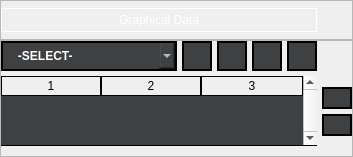
                  <widget class="QFrame" name="frame_13">
                   <property name="layoutDirection">
                    <enum>Qt::LeftToRight</enum>
                   </property>
                   <property name="styleSheet">
                    <string notr="true"/>
                   </property>
                   <property name="frameShape">
                    <enum>QFrame::NoFrame</enum>
                   </property>
                   <property name="frameShadow">
                    <enum>QFrame::Raised</enum>
                   </property>
                   <layout class="QVBoxLayout" name="verticalLayout_4">
                    <property name="spacing">
                     <number>0</number>
                    </property>
                    <property name="sizeConstraint">
                     <enum>QLayout::SetMinAndMaxSize</enum>
                    </property>
                    <property name="leftMargin">
                     <number>0</number>
                    </property>
                    <property name="topMargin">
                     <number>0</number>
                    </property>
                    <property name="rightMargin">
                     <number>0</number>
                    </property>
                    <property name="bottomMargin">
                     <number>0</number>
                    </property>
                    <item>
                     <widget class="QFrame" name="frame_14">
                      <property name="maximumSize">
                       <size>
                        <width>16777215</width>
                        <height>50</height>
                       </size>
                      </property>
                      <property name="styleSheet">
                       <string notr="true"/>
                      </property>
                      <property name="frameShape">
                       <enum>QFrame::StyledPanel</enum>
                      </property>
                      <property name="frameShadow">
                       <enum>QFrame::Raised</enum>
                      </property>
                      <layout class="QGridLayout" name="gridLayout_7">
                       <property name="leftMargin">
                        <number>0</number>
                       </property>
                       <property name="topMargin">
                        <number>7</number>
                       </property>
                       <property name="rightMargin">
                        <number>0</number>
                       </property>
                       <property name="bottomMargin">
                        <number>7</number>
                       </property>
                       <property name="spacing">
                        <number>0</number>
                       </property>
                       <item row="0" column="0">
                        <widget class="QLabel" name="label_4">
                         <property name="styleSheet">
                          <string notr="true">color: rgb(255, 255, 255);
border:1px solid white;
font: 600 12pt &quot;Segoe UI&quot;;
padding:4px 0px 4px 0px;
</string>
                         </property>
                         <property name="text">
                          <string>Graphical Data</string>
                         </property>
                         <property name="alignment">
                          <set>Qt::AlignCenter</set>
                         </property>
                        </widget>
                       </item>
                       <item row="0" column="1">
                        <spacer name="horizontalSpacer">
                         <property name="orientation">
                          <enum>Qt::Horizontal</enum>
                         </property>
                         <property name="sizeType">
                          <enum>QSizePolicy::Maximum</enum>
                         </property>
                         <property name="sizeHint" stdset="0">
                          <size>
                           <width>35</width>
                           <height>20</height>
                          </size>
                         </property>
                        </spacer>
                       </item>
                      </layout>
                     </widget>
                    </item>
                    <item>
                     <widget class="QFrame" name="frame_15">
                      <property name="styleSheet">
                       <string notr="true"/>
                      </property>
                      <property name="frameShape">
                       <enum>QFrame::StyledPanel</enum>
                      </property>
                      <property name="frameShadow">
                       <enum>QFrame::Raised</enum>
                      </property>
                      <layout class="QGridLayout" name="gridLayout_12">
                       <property name="leftMargin">
                        <number>0</number>
                       </property>
                       <property name="topMargin">
                        <number>0</number>
                       </property>
                       <property name="rightMargin">
                        <number>0</number>
                       </property>
                       <property name="bottomMargin">
                        <number>10</number>
                       </property>
                       <property name="spacing">
                        <number>5</number>
                       </property>
                       <item row="1" column="0" rowspan="4" colspan="7">
                        <widget class="QTableWidget" name="tableWidget">
                         <property name="styleSheet">
                          <string notr="true">
 QTableWidget{
 background-color: rgba(63,64,66,255);
border:none;
border-bottom:1px solid black;
selection-background-color:none;
}
QTableWidget::item
 {

border-left:1px  solid black;
border-bottom:1px  solid black;
color:white;

}

QTableView::item:selected{
    background-color:  rgba(63,64,66,255);
}
 QTableView::item:focus
{
   selection-background-color: rgba(63,64,66,255);
}
QHeaderView{
	font: 700 9pt &quot;Segoe UI&quot;;
color:black;
}
QHeaderView::section{
border-bottom:2px solid black;
}
QHeaderView::section:horizontal
{
    border: 1px solid black;
}</string>
                         </property>
                         <property name="frameShape">
                          <enum>QFrame::Box</enum>
                         </property>
                         <property name="midLineWidth">
                          <number>0</number>
                         </property>
                         <property name="verticalScrollBarPolicy">
                          <enum>Qt::ScrollBarAlwaysOn</enum>
                         </property>
                         <property name="horizontalScrollBarPolicy">
                          <enum>Qt::ScrollBarAlwaysOff</enum>
                         </property>
                         <property name="sizeAdjustPolicy">
                          <enum>QAbstractScrollArea::AdjustToContentsOnFirstShow</enum>
                         </property>
                         <property name="editTriggers">
                          <set>QAbstractItemView::DoubleClicked</set>
                         </property>
                         <property name="dragDropOverwriteMode">
                          <bool>false</bool>
                         </property>
                         <property name="dragDropMode">
                          <enum>QAbstractItemView::NoDragDrop</enum>
                         </property>
                         <property name="defaultDropAction">
                          <enum>Qt::IgnoreAction</enum>
                         </property>
                         <property name="alternatingRowColors">
                          <bool>false</bool>
                         </property>
                         <property name="selectionMode">
                          <enum>QAbstractItemView::SingleSelection</enum>
                         </property>
                         <property name="selectionBehavior">
                          <enum>QAbstractItemView::SelectRows</enum>
                         </property>
                         <property name="showGrid">
                          <bool>false</bool>
                         </property>
                         <property name="wordWrap">
                          <bool>false</bool>
                         </property>
                         <property name="cornerButtonEnabled">
                          <bool>false</bool>
                         </property>
                         <property name="rowCount">
                          <number>0</number>
                         </property>
                         <property name="columnCount">
                          <number>3</number>
                         </property>
                         <attribute name="horizontalHeaderVisible">
                          <bool>true</bool>
                         </attribute>
                         <attribute name="horizontalHeaderCascadingSectionResizes">
                          <bool>true</bool>
                         </attribute>
                         <attribute name="horizontalHeaderMinimumSectionSize">
                          <number>50</number>
                         </attribute>
                         <attribute name="horizontalHeaderDefaultSectionSize">
                          <number>100</number>
                         </attribute>
                         <attribute name="horizontalHeaderHighlightSections">
                          <bool>true</bool>
                         </attribute>
                         <attribute name="horizontalHeaderShowSortIndicator" stdset="0">
                          <bool>false</bool>
                         </attribute>
                         <attribute name="horizontalHeaderStretchLastSection">
                          <bool>true</bool>
                         </attribute>
                         <attribute name="verticalHeaderVisible">
                          <bool>false</bool>
                         </attribute>
                         <attribute name="verticalHeaderMinimumSectionSize">
                          <number>20</number>
                         </attribute>
                         <attribute name="verticalHeaderDefaultSectionSize">
                          <number>25</number>
                         </attribute>
                         <attribute name="verticalHeaderStretchLastSection">
                          <bool>false</bool>
                         </attribute>
                         <column/>
                         <column/>
                         <column/>
                        </widget>
                       </item>
                       <item row="3" column="7">
                        <widget class="QPushButton" name="dn_button">
                         <property name="maximumSize">
                          <size>
                           <width>30</width>
                           <height>30</height>
                          </size>
                         </property>
                         <property name="cursor">
                          <cursorShape>PointingHandCursor</cursorShape>
                         </property>
                         <property name="styleSheet">
                          <string notr="true">#dn_button{background-color: rgba(63,64,66,255);
border:2px solid black;
	image: url(resources/style/icons/downw.ico);
padding:2px;
color: rgb(0, 0, 0);}
#dn_button:hover{
	
background-color:rgba(32,33,36,255);
}</string>
                         </property>
                         <property name="text">
                          <string/>
                         </property>
                         <property name="iconSize">
                          <size>
                           <width>22</width>
                           <height>22</height>
                          </size>
                         </property>
                        </widget>
                       </item>
                       <item row="2" column="7">
                        <widget class="QPushButton" name="up_button">
                         <property name="sizePolicy">
                          <sizepolicy hsizetype="Minimum" vsizetype="Fixed">
                           <horstretch>0</horstretch>
                           <verstretch>0</verstretch>
                          </sizepolicy>
                         </property>
                         <property name="minimumSize">
                          <size>
                           <width>0</width>
                           <height>0</height>
                          </size>
                         </property>
                         <property name="maximumSize">
                          <size>
                           <width>30</width>
                           <height>30</height>
                          </size>
                         </property>
                         <property name="cursor">
                          <cursorShape>PointingHandCursor</cursorShape>
                         </property>
                         <property name="toolTipDuration">
                          <number>-1</number>
                         </property>
                         <property name="styleSheet">
                          <string notr="true">#up_button{background-color: rgba(63,64,66,255);
border:2px solid black;
	image: url(resources/style/icons/upw.ico);
padding:2px;
color: rgb(0, 0, 0);}
#up_button:hover{
	
background-color:rgba(32,33,36,255);
}</string>
                         </property>
                         <property name="text">
                          <string/>
                         </property>
                         <property name="iconSize">
                          <size>
                           <width>22</width>
                           <height>22</height>
                          </size>
                         </property>
                        </widget>
                       </item>
                       <item row="0" column="6">
                        <widget class="QPushButton" name="g_save">
                         <property name="maximumSize">
                          <size>
                           <width>30</width>
                           <height>30</height>
                          </size>
                         </property>
                         <property name="cursor">
                          <cursorShape>PointingHandCursor</cursorShape>
                         </property>
                         <property name="styleSheet">
                          <string notr="true">#g_save{background-color: rgba(63,64,66,255);
border:2px solid black;
	image: url(resources/style/icons/savew.ico);
padding:2px;
color: rgb(0, 0, 0);}
#g_save:hover{
	
background-color:rgba(32,33,36,255);
}</string>
                         </property>
                         <property name="text">
                          <string/>
                         </property>
                         <property name="iconSize">
                          <size>
                           <width>20</width>
                           <height>20</height>
                          </size>
                         </property>
                        </widget>
                       </item>
                       <item row="0" column="5">
                        <widget class="QPushButton" name="g_default">
                         <property name="maximumSize">
                          <size>
                           <width>30</width>
                           <height>30</height>
                          </size>
                         </property>
                         <property name="cursor">
                          <cursorShape>PointingHandCursor</cursorShape>
                         </property>
                         <property name="styleSheet">
                          <string notr="true">#g_default{background-color: rgba(63,64,66,255);
border:2px solid black;
	image: url(resources/style/icons/loadw.ico);
padding:2px;
color: rgb(0, 0, 0);}
#g_default:hover{
	
background-color:rgba(32,33,36,255);
}</string>
                         </property>
                         <property name="text">
                          <string/>
                         </property>
                         <property name="iconSize">
                          <size>
                           <width>20</width>
                           <height>20</height>
                          </size>
                         </property>
                        </widget>
                       </item>
                       <item row="0" column="4">
                        <widget class="QPushButton" name="del_text">
                         <property name="maximumSize">
                          <size>
                           <width>30</width>
                           <height>30</height>
                          </size>
                         </property>
                         <property name="cursor">
                          <cursorShape>PointingHandCursor</cursorShape>
                         </property>
                         <property name="styleSheet">
                          <string notr="true">#del_text{background-color: rgba(63,64,66,255);
border:2px solid black;
	image: url(resources/style/icons/minusw.ico);
padding:2px;
color: rgb(0, 0, 0);}
#del_text:hover{

background-color:rgba(32,33,36,255);
}</string>
                         </property>
                         <property name="text">
                          <string/>
                         </property>
                         <property name="iconSize">
                          <size>
                           <width>20</width>
                           <height>20</height>
                          </size>
                         </property>
                        </widget>
                       </item>
                       <item row="0" column="3">
                        <widget class="QPushButton" name="add_text">
                         <property name="maximumSize">
                          <size>
                           <width>30</width>
                           <height>30</height>
                          </size>
                         </property>
                         <property name="cursor">
                          <cursorShape>PointingHandCursor</cursorShape>
                         </property>
                         <property name="styleSheet">
                          <string notr="true">#add_text{background-color: rgba(63,64,66,255);
border:2px solid black;
	image: url(resources/style/icons/addw.ico);
padding:2px;
color: rgb(0, 0, 0);}
#add_text:hover{

background-color:rgba(32,33,36,255);
}</string>
                         </property>
                         <property name="text">
                          <string/>
                         </property>
                         <property name="iconSize">
                          <size>
                           <width>20</width>
                           <height>20</height>
                          </size>
                         </property>
                        </widget>
                       </item>
                       <item row="0" column="0" colspan="3">
                        <widget class="QComboBox" name="comboBox">
                         <property name="minimumSize">
                          <size>
                           <width>0</width>
                           <height>0</height>
                          </size>
                         </property>
                         <property name="font">
                          <font>
                           <family>Segoe UI</family>
                           <weight>75</weight>
                           <bold>true</bold>
                          </font>
                         </property>
                         <property name="focusPolicy">
                          <enum>Qt::StrongFocus</enum>
                         </property>
                         <property name="styleSheet">
                          <string notr="true">QComboBox#comboBox{
    border:                 none;
 background-color: rgba(63,64,66,255);
color:                      white;
    font-weight:            bold;
    padding:                    5px;

border:2px solid black;
}
QComboBox#comboBox:hover{

background-color:rgba(32,33,36,255);

}
QListView{
    border:                 none;
    color:                     white;
    background-color: rgba(63,64,66,255);
    font-weight:            bold;
    selection-background-color: rgb(0, 144, 196);
    show-decoration-selected: 1;
    margin-left:                -10px;
    padding-left    :           15px;
}
QListView::item:hover{

    background-color:   rgb(0, 144, 196);
    border:                 none;
}



</string>
                         </property>
                         <property name="maxVisibleItems">
                          <number>8</number>
                         </property>
                         <property name="maxCount">
                          <number>20</number>
                         </property>
                         <property name="insertPolicy">
                          <enum>QComboBox::InsertAfterCurrent</enum>
                         </property>
                         <property name="sizeAdjustPolicy">
                          <enum>QComboBox::AdjustToContentsOnFirstShow</enum>
                         </property>
                         <property name="minimumContentsLength">
                          <number>1</number>
                         </property>
                         <property name="frame">
                          <bool>true</bool>
                         </property>
                         <item>
                          <property name="text">
                           <string>   -SELECT-</string>
                          </property>
                         </item>
                         <item>
                          <property name="text">
                           <string>   ICCID</string>
                          </property>
                         </item>
                         <item>
                          <property name="text">
                           <string extracomment="Internaltional Mobile Subscriber Identity">   IMSI</string>
                          </property>
                         </item>
                         <item>
                          <property name="text">
                           <string>   ACC</string>
                          </property>
                         </item>
                         <item>
                          <property name="text">
                           <string>   PIN1</string>
                          </property>
                         </item>
                         <item>
                          <property name="text">
                           <string>   PUK1</string>
                          </property>
                         </item>
                         <item>
                          <property name="text">
                           <string>   PIN2</string>
                          </property>
                         </item>
                         <item>
                          <property name="text">
                           <string>   PUK2</string>
                          </property>
                         </item>
                         <item>
                          <property name="text">
                           <string>   KI</string>
                          </property>
                         </item>
                         <item>
                          <property name="text">
                           <string>   EKI</string>
                          </property>
                         </item>
                         <item>
                          <property name="text">
                           <string>   ADM1</string>
                          </property>
                         </item>
                         <item>
                          <property name="text">
                           <string>   ADM6</string>
                          </property>
                         </item>
                         <item>
                          <property name="text">
                           <string>   OPC</string>
                          </property>
                         </item>
                        </widget>
                       </item>
                      </layout>
                     </widget>
                    </item>
                   </layout>
                  </widget>
